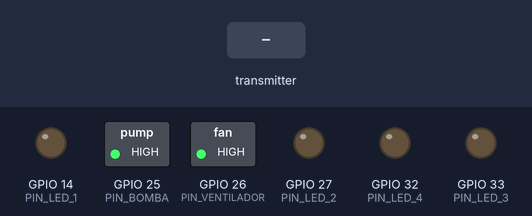
Bench run of a program on a simulated ESP32. On the bench: switched loads named in the program (green lamp = pin HIGH), output pins drawn as LEDs (lit = HIGH). The test bench sets the inputs (shaded band). What the program prints to the serial monitor is not drawn.

Above: at 2.2 s.
2.3 s: the transmitter starts sending waterPump = 64
At 2.7 s:
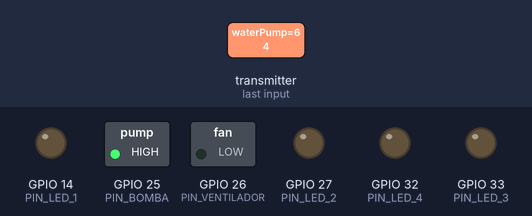
3.8 s: the transmitter starts sending leds = 1
At 5.0 s:
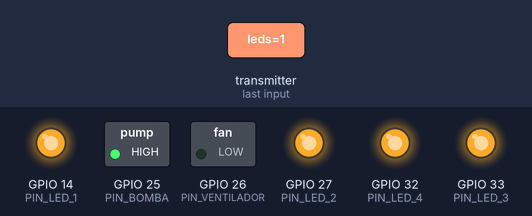
5.3 s: the transmitter starts sending fan = 64
At 6.2 s:
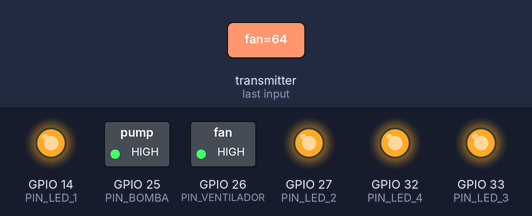
6.8 s: the transmitter starts sending waterPump = 0
At 7.3 s:
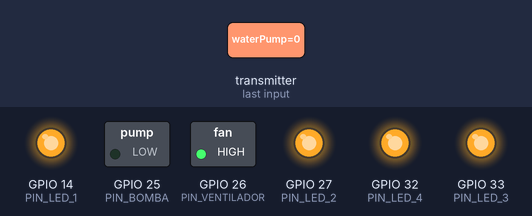
8.3 s: the transmitter starts sending fan = 0
At 9.5 s:
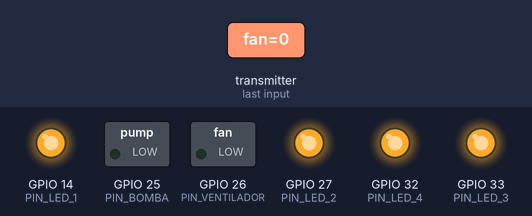
9.8 s: the transmitter starts sending leds = 0
At 10.8 s:
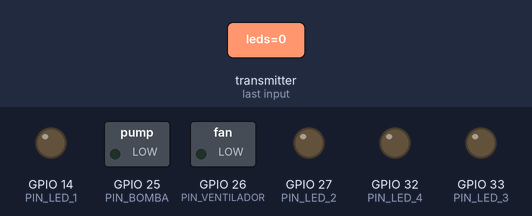
Timing chart, 0 to 12.8 s (numbered marks = the images above; inputs shaded):
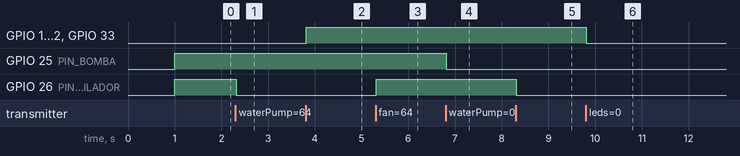

Measured:
- after the input at 2.3 s, GPIO 26 (PIN_VENTILADOR): HIGH → LOW at once
- after the input at 3.8 s, GPIO 14 (PIN_LED_1), GPIO 27 (PIN_LED_2), GPIO 32 (PIN_LED_4), GPIO 33 (PIN_LED_3): LOW → HIGH at once
- after the input at 5.3 s, GPIO 26 (PIN_VENTILADOR): LOW → HIGH at once
- after the input at 6.8 s, GPIO 25 (PIN_BOMBA): HIGH → LOW at once
- after the input at 8.3 s, GPIO 26 (PIN_VENTILADOR): HIGH → LOW at once
- after the input at 9.8 s, GPIO 14 (PIN_LED_1), GPIO 27 (PIN_LED_2), GPIO 32 (PIN_LED_4), GPIO 33 (PIN_LED_3): HIGH → LOW at once

The program:

main.cpp
```cpp
#include <Arduino.h>
#include "ESPNowReceiver.h"
#include "Rele.h"
#include "LedRGB.h"

// Pines definidos (ajusta según tu circuito)
#define PIN_BOMBA      25
#define PIN_VENTILADOR 26
#define PIN_LED_1      14
#define PIN_LED_2      27
#define PIN_LED_3      33
#define PIN_LED_4      32

// Instancia del receptor
ESPNowActuatorReceiver receiver(1);  // Canal 1

// Actuadores
Rele bomba(PIN_BOMBA);
Rele ventilador(PIN_VENTILADOR);
LedRGB led1(PIN_LED_1);
LedRGB led2(PIN_LED_2);
LedRGB led3(PIN_LED_3);
LedRGB led4(PIN_LED_4);

// Función para activar o desactivar los LEDs
void setAllLeds(bool state) {
    if (state) {
        led1.on(); led2.on(); led3.on(); led4.on();
    } else {
        led1.off(); led2.off(); led3.off(); led4.off();
    }
}

// Callback personalizado al recibir datos
void onActuatorStateReceived(const ActuatorState& state) {
    Serial.println("🔄 Callback ejecutado con datos recibidos:");
    Serial.print("💧 Bomba: "); Serial.println(state.waterPump ? "Encendida" : "Apagada");
    Serial.print("🌬️ Ventilador: "); Serial.println(state.fan ? "Encendido" : "Apagado");
    Serial.print("💡 LEDs: "); Serial.println(state.leds ? "Encendidos" : "Apagados");

    bomba.setState(state.waterPump);
    ventilador.setState(state.fan);
    setAllLeds(state.leds);
}

void setup() {
    Serial.begin(115200);
    delay(1000);

    // Inicializar actuadores
    bomba.begin();
    ventilador.begin();
    led1.begin();
    led2.begin();
    led3.begin();
    led4.begin();

    // Inicializar receptor y registrar callback
    receiver.begin();
    receiver.onReceive(onActuatorStateReceived);

    Serial.println("🔌 Sistema receptor listo.");
}

void loop() {
    delay(1000);  // Esperar datos sin saturar el puerto serie
}
```

ESPNowReceiver.h
```cpp
#ifndef ESP_NOW_ACTUATOR_RECEIVER_H
#define ESP_NOW_ACTUATOR_RECEIVER_H

#include <WiFi.h>
#include <esp_now.h>
#include <esp_wifi.h>
#include "dataActuator.h"  // Usamos la estructura para estados de actuadores

class ESPNowActuatorReceiver {
private:
    uint8_t _channel;
    void (*_onReceiveCallback)(const ActuatorState&);  // Callback con estructura ActuatorState

public:
    ESPNowActuatorReceiver(uint8_t channel = 1) : _channel(channel), _onReceiveCallback(nullptr) {}

    void begin() {
        WiFi.mode(WIFI_STA);
        esp_wifi_set_channel(_channel, WIFI_SECOND_CHAN_NONE);

        if (esp_now_init() != ESP_OK) {
            Serial.println("❌ Error al iniciar ESP-NOW");
            return;
        }

        esp_now_register_recv_cb([](const uint8_t *mac, const uint8_t *incomingDataRaw, int len) {
            ActuatorState state;
            memcpy(&state, incomingDataRaw, sizeof(ActuatorState));

            Serial.println("📥 Estado de actuadores recibido:");
            Serial.print("💧 Bomba: "); Serial.print(state.waterPump ? "ON" : "OFF");
            Serial.print(" | 🌬️ Ventilador: "); Serial.print(state.fan ? "ON" : "OFF");
            Serial.print(" | 💡 LEDs: "); Serial.println(state.leds ? "ON" : "OFF");

            // Llama al callback si está definido
            if (_instance && _instance->_onReceiveCallback) {
                _instance->_onReceiveCallback(state);
            }
        });

        _instance = this;

        Serial.println("✅ ESP-NOW Receptor de actuadores listo");
    }

    // Registrar callback personalizado
    void onReceive(void (*callback)(const ActuatorState&)) {
        _onReceiveCallback = callback;
    }

private:
    static ESPNowActuatorReceiver* _instance;
};

// Definición del puntero estático
ESPNowActuatorReceiver* ESPNowActuatorReceiver::_instance = nullptr;

#endif
```

LedRGB.h
```cpp
#ifndef LED_RGB_H
#define LED_RGB_H

#include <Arduino.h>

class LedRGB {
  private:
    int pin;

  public:
    LedRGB(int pin) {
      this->pin = pin;
    }

    void begin() {
      pinMode(pin, OUTPUT);
      digitalWrite(pin, LOW);
    }

    void on() {
      digitalWrite(pin, HIGH);
    }

    void off() {
      digitalWrite(pin, LOW);
    }
};

#endif
```

Rele.h
```cpp
#ifndef RELE_H
#define RELE_H

#include <Arduino.h>

class Rele {
private:
    int pin;

public:
    Rele(int pin) {
        this->pin = pin;
    }

    void begin() {
        pinMode(pin, OUTPUT);
        digitalWrite(pin, HIGH); // Asumimos activo bajo (apagado por defecto)
    }

    void setState(bool activo) {
        digitalWrite(pin, activo ? HIGH : LOW); // Prueba lógica activa alta
    }
};

#endif
```

dataActuator.h
```cpp
#ifndef DATA_ACTUATOR_H
#define DATA_ACTUATOR_H

#include <cstdint>

struct ActuatorState {
    uint8_t waterPump = 0;   // 0 = OFF, 1 = ON
    uint8_t fan = 0;         // 0 = OFF, 1 = ON
    uint8_t leds = 0;        // 0 = OFF, 1 = ON
};

#endif // DATA_ACTUATOR_H
```
